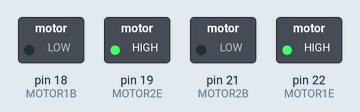
A program run on a simulated Raspberry Pi (header pin numbers). Shown: switched loads named in the program (green lamp = pin HIGH).

Above: at 0.1 s.
Timing chart, 0 to 1.6 s (numbered marks = the images above):
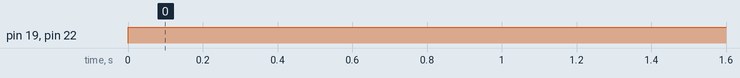

The program:

dcmotor.py
```python
import RPi.GPIO as GPIO
from time import sleep

GPIO.setmode(GPIO.BOARD)
while 1:
    #MOTOR1A=16
    MOTOR1B=18
    MOTOR1E=22


    #MOTOR2A=23
    MOTOR2B=21
    MOTOR2E=19

    #GPIO.setup(MOTOR1A, GPIO.OUT)
    GPIO.setup(MOTOR1B, GPIO.OUT)
    GPIO.setup(MOTOR1E, GPIO.OUT)

    #GPIO.setup(MOTOR2A, GPIO.OUT)
    GPIO.setup(MOTOR2B, GPIO.OUT)
    GPIO.setup(MOTOR2E, GPIO.OUT)


    #print "turning motor on"

    #GPIO.output(MOTOR1A, GPIO.HIGH)
    GPIO.output(MOTOR1B, GPIO.LOW)
    GPIO.output(MOTOR1E, GPIO.HIGH)

    #GPIO.output(MOTOR2A, GPIO.HIGH)
    GPIO.output(MOTOR2B, GPIO.LOW)
    GPIO.output(MOTOR2E, GPIO.HIGH)

    #sleep(2)

    #print "stopping motor"

    #GPIO.output(MOTOR1E, GPIO.LOW)

    #GPIO.cleanup()
```

Measured:
- by itself, pin 19 (MOTOR2E), pin 22 (MOTOR1E): LOW → HIGH at 0.00 s
